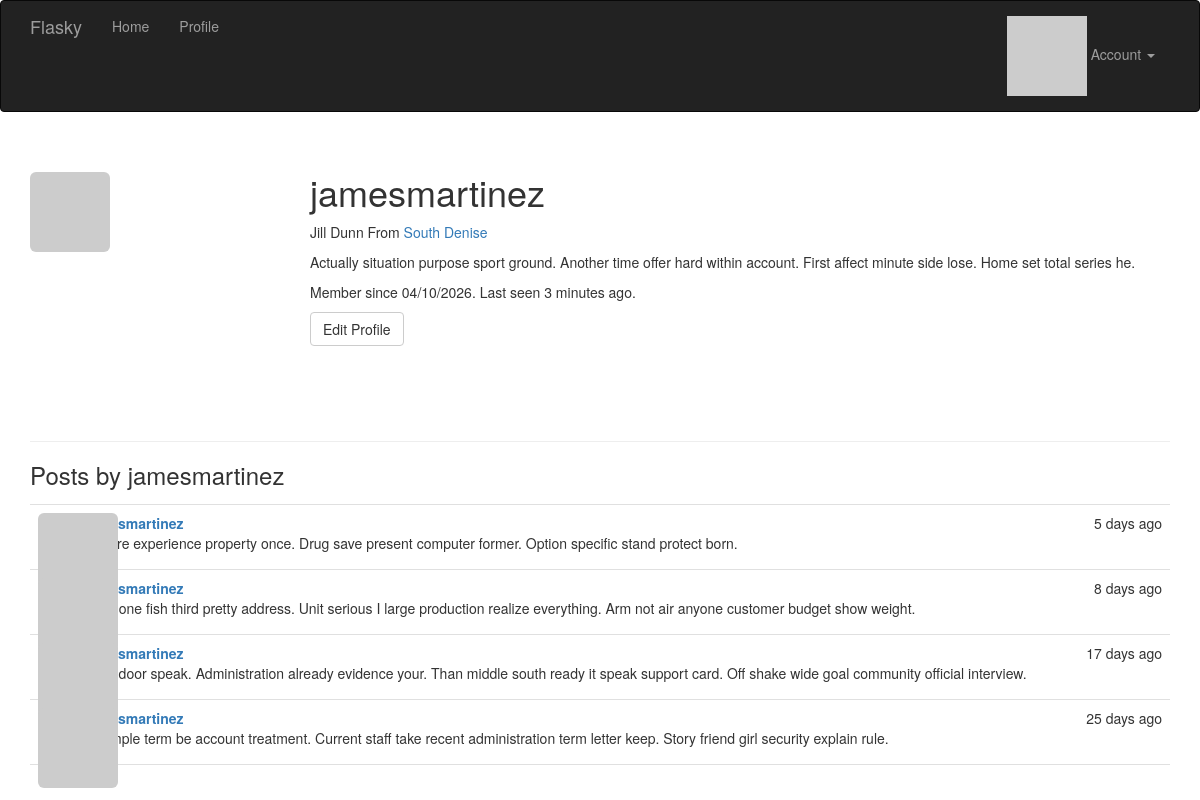
The app's page /user/jamesmartinez (signed in) with its own data.
### app/models.py (models this page shows, shortened)
class User(UserMixin, db.Model):
    __tablename__ = "users"
    id: Mapped[int] = mapped_column(primary_key=True)
    email: Mapped[str] = mapped_column(unique=True, index=True)
    username: Mapped[str] = mapped_column(unique=True, index=True)
    role_id: Mapped[int] = mapped_column(ForeignKey("roles.id"), nullable=True)
    password_hash: Mapped[str] = mapped_column(nullable=False)
    confirmed: Mapped[bool] = mapped_column(default=False)
    name: Mapped[str | None] = mapped_column()
    location: Mapped[str | None] = mapped_column()
    about_me: Mapped[str | None] = mapped_column(Text)
    member_since: Mapped[datetime] = mapped_column(DateTime(timezone=True), default=lambda: datetime.now(UTC))
    last_seen: Mapped[datetime] = mapped_column(DateTime(timezone=True), default=lambda: datetime.now(UTC))
    avatar_hash: Mapped[str | None] = mapped_column()
    posts: DynamicMapped["Post"] = relationship(back_populates="author", lazy="dynamic")
    @property
    def password(self) -> None:
        raise AttributeError("password is not a readable attribute")
    def can(self, perm: int) -> bool:
        return self.role is not None and self.role.has_permission(perm)
    def is_administrator(self) -> bool:
        return self.can(Permission.ADMIN)
    def ping(self) -> None:
        self.last_seen = datetime.now(UTC)
        db.session.add(self)
        db.session.commit()
    def gravatar(self, size: int = 100, default: str = "identicon", rating: str = "g") -> str:
        url: str = "https://secure.gravatar.com/avatar"
        hash_avatar: str = self.avatar_hash or self.gravatar_hash()
        return f"{url}/{hash_avatar}?s={size}&d={default}&r={rating}'."

class Post(db.Model):
    __tablename__ = "posts"
    id: Mapped[int] = mapped_column(primary_key=True)
    body: Mapped[str | None] = mapped_column(Text)
    body_html: Mapped[str | None] = mapped_column(Text)
    timestamp: Mapped[datetime] = mapped_column(DateTime, index=True, default=lambda: datetime.now(UTC))
    author_id: Mapped[int] = mapped_column(ForeignKey("users.id"))
    author: Mapped["User"] = relationship(back_populates="posts")

### app/main/views.py (the view)
@main.route("/user/<username>")
def user(username: str):
    user: User = User.query.filter_by(username=username).first()
    if user is None:
        abort(404)
    posts =  user.posts.order_by(Post.timestamp.desc()).all()
    return render_template("user.html", user=user, posts=posts)

### app/auth/views.py (called while the page is built)
@auth.before_app_request
def before_request():
    if current_user.is_authenticated:
        current_user.ping()
        if not current_user.confirmed and request.blueprint != "auth" and request.endpoint != "static":
            return redirect(url_for("auth.unconfirmed"))
    return None

### app/main/__init__.py (called while the page is built)
@main.app_context_processor
def inject_permissions():
    return dict(Permission=Permission)

### app/models.py (called while the page is built)
@login_manager.user_loader
def load_user(user_id) -> User |  None:
    return db.session.get(User, int(user_id))

    def has_permission(self, perm):
        return self.permissions & perm == perm

### app/templates/user.html (shortened to what this page needs)
{% extends "base.html" %}
{% block page_content %}
<div class="page-header">
    <img class="img-rounded profile-thumbnail" src="{{ user.gravatar(size=256) }}">
    <div class="profile-header">
        <h1>{{ user.username }}</h1>
        {% if user.name or user.location %}
            <p>
                {% if user.name %}{{ user.name }}{% endif %}
                {% if user.location %}
                    From <a href="https://maps.google.com/?q={{ user.location }}">
                            {{ user.location }}
                         </a>
                {% endif %}
            </p>
        {% endif %}
        {% if user.about_me %}
            <p>{{ user.about_me }}</p>
        {% endif %}
        <p>
            Member since {{ moment(user.member_since).format("L") }}.
            Last seen {{ moment(user.last_seen).fromNow() }}.
        </p>
        <p>
            {% if user == current_user %}
                <a class="btn btn-default" href="{{ url_for('.edit_profile') }}">Edit Profile</a>
            {% endif %}
        </p>
    </div>
</div>
<h3>Posts by {{ user.username }}</h3>
{% include "_posts.html" %}
{% endblock %}

### app/templates/_posts.html
<ul class="posts">
    {% for post in posts %}
        <li class="post">
            <div class="post-thumbnail">
                <a href="{{ url_for('.user', username=post.author.username) }}">
                    <img class="img-rounded profile-thumbnail" src="{{ post.author.gravatar(size=40) }}">
                </a>
            </div>
            <div class="post-content">
                <div class="post-date">{{ moment(post.timestamp).fromNow() }}</div>
                <div class="post-author"><a href="{{ url_for('.user', username=post.author.username) }}">{{ post.author.username }}</a></div>
                <div class="post-body">
                    {% if post.body_html %}
                        {{ post.body_html | safe }}
                    {% else %}
                        {{ post.body }}
                    {% endif %}
                </div>
            </div>
        </li>
    {% endfor %}
</ul>

### app/static/styles.css (style rules this page uses)
.profile-thumbnail { position: absolute; }
.profile-header { min-height: 260px; margin-left: 280px; }
ul.posts { list-style-type: none; padding: 0px; margin: 16px 0px 0px 0px; border-top: 1px solid #e0e0e0; }
ul.posts li.post { padding: 8px; border-bottom: 1px solid #e0e0e0; }
div.post-date { float: right; }
div.post-author { font-weight: bold; }
div.post-thumbnail { position: absolute; }
div.post-content { margin-left: 48px; min-height: 48px; }

### records on screen
User: username "jamesmartinez", name "Jill Dunn", location "South Denise", about_me "Actually situation purpose sport ground. Another time offer hard within account. First affect minute side lose. Home set total series he.", member_since "04/10/2026", last_seen "3 minutes ago"
Post: timestamp "5 days ago", author.username "jamesmartinez", body_html "Picture experience property once. Drug save present computer former. Option specific stand protect born."
Post: timestamp "8 days ago", author.username "jamesmartinez", body_html "Help one fish third pretty address. Unit serious I large production realize everything. Arm not air anyone customer budget show weight."
Post: timestamp "17 days ago", author.username "jamesmartinez", body_html "Only door speak. Administration already evidence your. Than middle south ready it speak support card. Off shake wide goal community official interview."
Post: timestamp "25 days ago", author.username "jamesmartinez", body_html "Example term be account treatment. Current staff take recent administration term letter keep. Story friend girl security explain rule."
